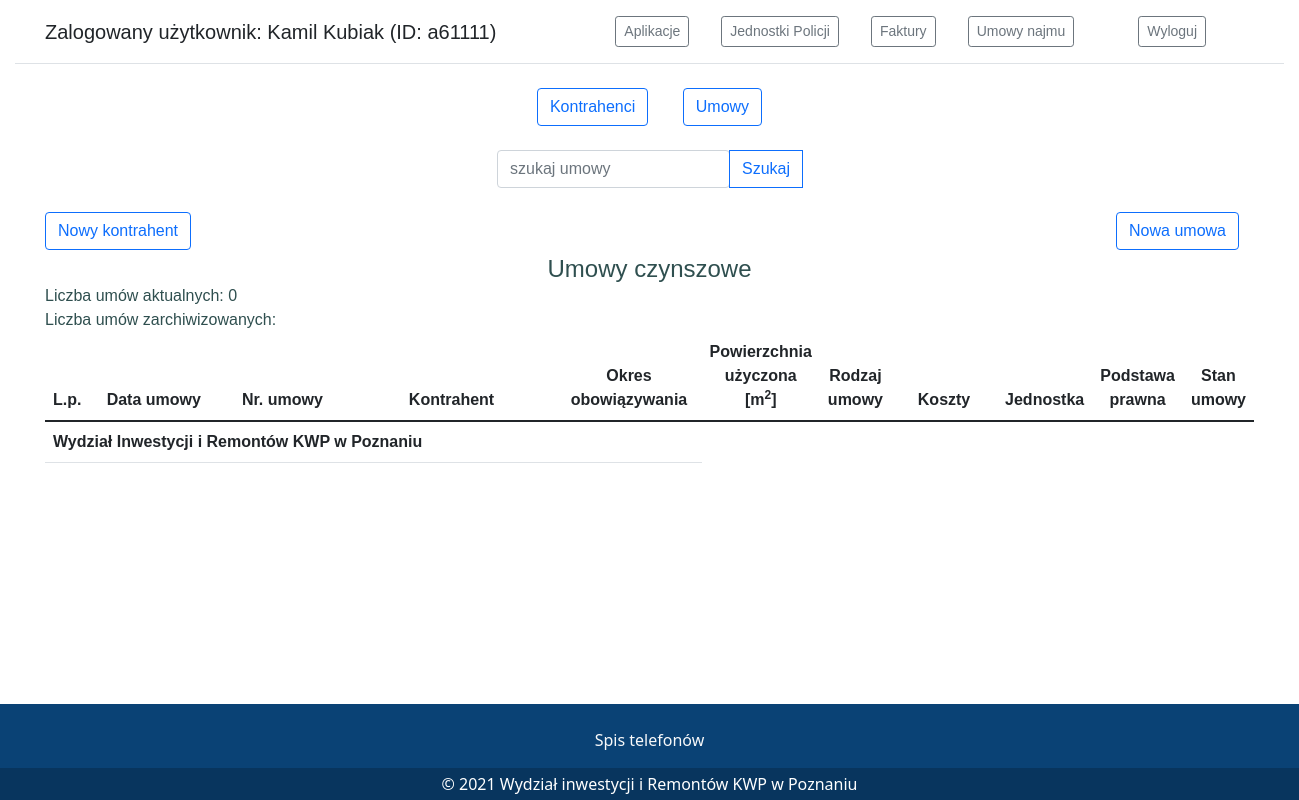
/contracts/ (signed in), run on an earlier commit of the app's database.
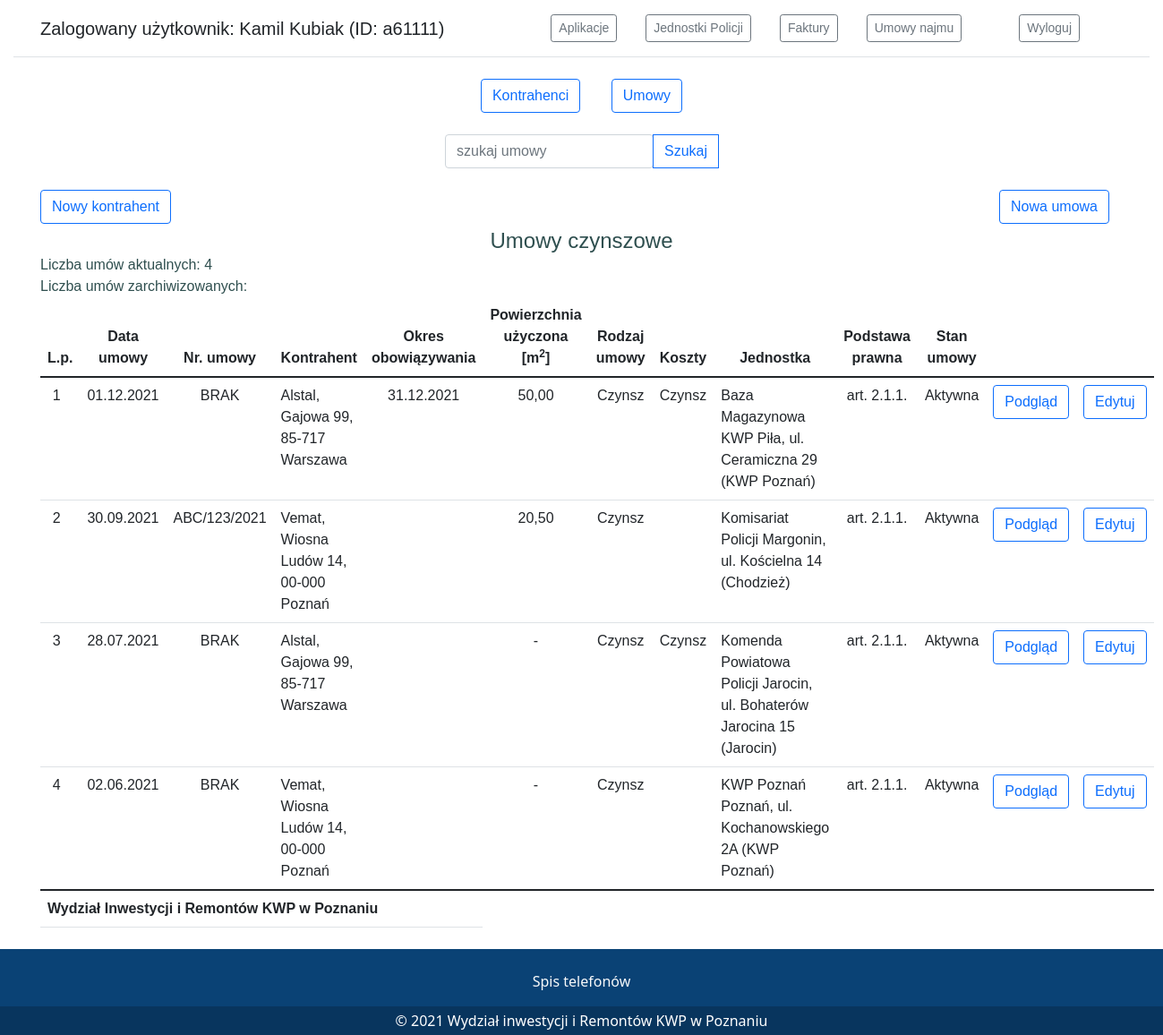
And on a later commit of the database.
### contracts/models.py (models this page shows, shortened)
class Contractimmovables(models.Model):
    class Meta:
        verbose_name = "Umowa nieruchomosci"
        verbose_name_plural = "Umowy nieruchomosci"
    data_umowy = models.DateField("Data umowy")
    nrumowy = models.CharField("Nr umowy", max_length=20, blank=True, default="BRAK")
    kontrahent = models.ForeignKey("contractors.Contractorsell", on_delete=models.CASCADE, verbose_name="Kontrahent")
    podstawa = models.ForeignKey("contracts.Podstawa", on_delete=models.CASCADE, blank=True,
                                 verbose_name="Podstawa prawna")
    okres_obowiazywania = models.DateField("Okres obowiązywania", null=True, blank=True)
    rodzaj = models.ForeignKey("contracts.Rodzaj", on_delete=models.CASCADE, verbose_name="Rodzaj umowy")
    pow_uzyczona = models.DecimalField("Powierzchnia użytkowa", max_digits=8, decimal_places=2, null=True, blank=True)
    koszt_czynsz = models.BooleanField("Czynsz")
    koszt_prad = models.BooleanField("Prąd")
    koszt_gaz = models.BooleanField("Gaz")
    koszt_woda = models.BooleanField("Woda")
    koszt_co = models.BooleanField("C.O.")
    koszt_smieci = models.BooleanField("Śmieci")
    koszt_podsmiec = models.BooleanField("Zagospodarowanie odpadami komunalnymi")
    koszt_podnier = models.BooleanField("Podatek od nieruchomości")
    unit = models.ForeignKey(Unit, on_delete=models.CASCADE, null=False, verbose_name="Jednostka")
    skan = models.FileField(upload_to='umowy_pdf', null=True, blank=True, verbose_name="Skan umowy")
    stan = models.ForeignKey(Stan, on_delete=models.CASCADE, blank=False, default=1)
    comments = models.TextField("Informacje", blank=True, default="")
    archives = models.BooleanField("Aktywna", null=False, default=1)
    create = models.DateTimeField("Data utworzenia", auto_now_add=True)
    change = models.DateTimeField("Zmiana", auto_now=True)
    autor = models.ForeignKey("auth.User", on_delete=models.CASCADE)

class Rodzaj(models.Model):
    class Meta:
        verbose_name = "Rodzaj umowy"
        verbose_name_plural = "Rodzaje umów"
    rodzaj = models.CharField(max_length=10)
    def __str__(self):
        return f'{self.rodzaj}'

class Podstawa(models.Model):
    class Meta:
        verbose_name = "Podstawa prawna"
        verbose_name_plural = "Podstawy prawne"
    podstawa = models.CharField(max_length=30, null=False)
    def __str__(self):
        return f'{self.podstawa}'

class Stan(models.Model):
    class Meta:
        verbose_name = "Stan umowy"
        verbose_name_plural = "Stany umów"
    stan = models.CharField(max_length=20)
    def __str__(self):
        return f'{self.stan}'

### contractors/models.py (models this page shows)
class Contractorsell(models.Model):
    class Meta:
        verbose_name = "Kontrahenci - sprzedaż"
        verbose_name_plural = "Kontrahenci - sprzedaż"
        ordering = ['nazwa']
    nocuntractor = models.CharField(max_length=10, null=False, unique=True)
    nazwa = models.CharField(max_length=30, null=True)
    nip = models.CharField("NIP", max_length=10, null=True, blank=True)
    adres = models.CharField(max_length=30, null=True)
    kod_pocztowy = models.CharField(max_length=6, null=True)
    miasto = models.CharField(max_length=20, null=True)
    informacje = models.TextField(null=True, blank=True, default="")
    data_utworzenia = models.DateTimeField(auto_now_add=True)
    autor = models.ForeignKey("auth.User", on_delete=models.CASCADE)
    def __str__(self):
        return f'{self.nazwa}, {self.adres}, {self.kod_pocztowy} {self.miasto}'

### units/models.py (models this page shows)
class Unit(models.Model):
    class Meta:
        verbose_name = "Jednostka"
        verbose_name_plural = "Jednostki"
    powiat = models.ForeignKey(Powiat, on_delete=models.CASCADE)
    rodzaj = models.ForeignKey(Rodzaj, on_delete=models.CASCADE)
    adres = models.CharField(max_length=30)
    kod_pocztowy = models.CharField(max_length=6)
    miasto = models.CharField(max_length=20)
    informacje = models.TextField(blank=True)
    aktywna = models.BooleanField("Aktywna", null=False, default=0)
    def __str__(self):
        return f'{self.informacje} {self.miasto}, {self.adres} ({self.powiat})'

class Powiat(models.Model):
    class Meta:
        verbose_name = "Powiat"
        verbose_name_plural = "Powiaty"
    swop_id = models.CharField(max_length=4)
    powiat = models.CharField(max_length=15, null=False)
    def __str__(self):
        return f'{self.powiat}'

### contracts/views.py (the view)
# urls.py: path('', menu_contractsimmovables, name='menu_contractsimmovables'),
@login_required
def menu_contractsimmovables(request):
    contracts = Contractimmovables.objects.all().order_by("-data_umowy")
    query = "Wyczyść"
    search = "Szukaj"
    contrsum = len(contracts)
    q = request.GET.get("q")
    if q:
        contracts = contracts.filter(kontrahent__nazwa__icontains=q)
        return render(request, 'contracts/contractlist.html',
                      {'contracts': contracts, "contrsum": contrsum, "query": query})
    else:
        return render(request, 'contracts/contractlist.html',
                      {'contracts': contracts, "contrsum": contrsum, "search": search})

### contracts/templates/contracts/contractlist.html (shortened to what this page needs)
{% extends 'basic_contracts.html' %}
{% load humanize %}
{% load static %}
{% block contracts %}
<section class="w-100 p-4 pb-4 d-flex justify-content-center align-items-center flex-column">
    <div>
        <form method="get">
            <div class="input-group">
                <input name="q" id="q" type="text" class="form-control rounded" placeholder="szukaj umowy" aria-label="Search" aria-describedby="search-addon">
                <button type="submit" class="btn btn-outline-primary">{{query}}{{search}}</button>
            </div>
        </form>
    </div>
</section>
<div class="row">
    <div class="col-md-6 moj-button-left"><a href="{%url 'contractors:new_contractorsell'%}"><button type="button" class="btn btn-outline-primary">Nowy kontrahent</button></a></div>
    <div class="col-md-6 moj-button-right"><a href="{%url 'contracts:new_contractsimmovables'%}"><button class="btn btn-outline-primary button-choise-contracts">Nowa umowa</button></a></div>
</div>
<div class="kontrahenci-title">
    <h4>Umowy czynszowe</h4>
    <p class="m-0"><span>Liczba umów aktualnych: {{contrsum}}</span></p>
    <p class="m-0"><span>Liczba umów zarchiwizowanych: </span></p>
</div>
<table class="table table-hover my-table">
    <thead>
    <tr class="my-table-tr">
        <th width="40" scope="col" class="text-center">L.p.</th>
        <th width="150" scope="col" class="text-center">Data umowy</th>
        <th width="150" scope="col" class="text-center">Nr. umowy</th>
        <th width="250" scope="col" class="text-center" >Kontrahent</th>
        <th width="150" scope="col" class="text-center">Okres obowiązywania</th>
        <th scope="col" class="text-center">Powierzchnia użyczona [m<sup>2</sup>]</th>
        <th scope="col" class="text-center">Rodzaj umowy</th>
        <th width="120" scope="col" class="text-center">Koszty</th>
        <th scope="col" class="text-center">Jednostka</th>
        <th scope="col" class="text-center">Podstawa prawna</th>
        <th scope="col" class="text-center">Stan umowy</th>
    </tr>
    </thead>
    <tbody>
    {%for contract in contracts %}
    <tr class="my-table-tr">
        <td class="text-center" scope="row"></td>
        <td class="text-center">{{contract.data_umowy|date:"d.m.Y"}}</td>
        <td class="text-center">{{contract.nrumowy|default_if_none:'---'}}</td>
        <td>{{contract.kontrahent}}</td>
        <td class="text-center">{{contract.okres_obowiazywania|date:"d.m.Y"| default_if_none:'-'}}</td>
        <td class="text-center">{{contract.pow_uzyczona|default_if_none:'-' |intcomma}}</td>
        <td class="text-center">{{contract.rodzaj}}</td>
        <td class="text-center">{%if contract.koszt_czynsz%} Czynsz {%endif%}</td>
        <td>{{contract.unit}}</td>
        <td class="text-center">{{contract.podstawa}}</td>
        <td class="text-center">{{contract.stan}}</td>
        <td>
            <a href=""><button type="submit" class="btn btn-outline-primary">Podgląd</button></a>
        </td>
        <td>
            <a href="{%url 'contracts:edit_contractsimmovables' contract.id %}"><button type="button" class="btn btn-outline-primary">Edytuj</button></a>
        </td>
    </tr>
    {%endfor%}
    </tbody>
    <tfoot>
    <tr>
        <th colspan="5">Wydział Inwestycji i Remontów KWP w Poznaniu</th>
    </tr>
    </tfoot>
</table>
{%endblock%}

### contracts/templates/basic_contracts.html (shortened to what this page needs)
{%extends 'base.html'%}
{%load static%}
{%block content%}
<div class="chose-contracts">
    <a id="button-kontrahenci" href="{%url 'contractors:contractorssell_list'%}" class="btn btn-outline-primary button-choise-contracts" ><span>Kontrahenci</span></a>
    <a id="button-nowa-umowa" href="{%url 'contracts:menu_contractsimmovables'%}"><button class="btn btn-outline-primary button-choise-contracts">Umowy</button></a>
</div>
{%block contracts%}
{%endblock%}
{%endblock%}

### main/templates/base.html (shortened to what this page needs)
{%load static%}
<!DOCTYPE html>
<html lang="pl">
<head>
    <link href="{%static 'main/bootstrap/css/bootstrap.css'%}" rel="stylesheet">
    <link href="{%static 'main/bootstrap/css/bootstrap.min.css'%}" rel="stylesheet">
    <link href="{%static 'main/bootstrap/css/bootstrap.rtl.css'%}" rel="stylesheet">
    <link href="{%static 'main/bootstrap/css/bootstrap.rtl.min.css'%}" rel="stylesheet">
    <link href="{%static 'main/bootstrap/css/bootstrap-grid.css'%}" rel="stylesheet">
    <link href="{%static 'main/bootstrap/css/bootstrap-grid.min.css'%}" rel="stylesheet">
    <link href="{%static 'main/bootstrap/css/bootstrap-grid.rtl.css'%}" rel="stylesheet">
    <link href="{%static 'main/bootstrap/css/bootstrap-grid.rtl.min.css'%}" rel="stylesheet">
    <link href="{%static 'main/bootstrap/css/bootstrap-reboot.css'%}" rel="stylesheet">
    <link href="{%static 'main/bootstrap/css/bootstrap-reboot.min.css'%}" rel="stylesheet">
    <link href="{%static 'main/bootstrap/css/bootstrap-reboot.rtl.css'%}" rel="stylesheet">
    <link href="{%static 'main/bootstrap/css/bootstrap-reboot.rtl.min.css'%}" rel="stylesheet">
    <link href="{%static 'main/bootstrap/css/bootstrap-utilities.css'%}" rel="stylesheet">
    <link href="{%static 'main/bootstrap/css/bootstrap-utilities.min.css'%}" rel="stylesheet">
    <link href="{%static 'main/bootstrap/css/bootstrap-utilities.rtl.css'%}" rel="stylesheet">
    <link href="{%static 'main/bootstrap/css/bootstrap-utilities.rtl.min.css'%}" rel="stylesheet">
    <link href="{%static 'main/css/style.css'%}" rel="stylesheet">
</head>
<body>
<header class="d-flex flex-wrap justify-content-center py-3 mb-4 border-bottom body">
    <a href="" class="d-flex align-items-center mb-3 mb-md-0 me-md-auto text-dark text-decoration-none margin-left-0"><span class="fs-5">Zalogowany użytkownik: {{user.first_name}} {{user.last_name}} (ID: {{user.username}}) </span></a>
        <ul class="nav nav-pills">
            <li class="nav-item"><a href="#" class="btn btn-sm btn-outline-secondary mx-3" aria-current="page"><span>Aplikacje</span></a></li>
            <li class="nav-item"><a href="{%url 'units:units_list'%}" class="btn btn-sm btn-outline-secondary mx-3" ><span>Jednostki Policji</span></a></li>
            <li class="nav-item"><a href="{%url 'invoices:menu_invoices'%}" class="btn btn-sm btn-outline-secondary mx-3" ><span>Faktury</span></a></li>
            <li class="nav-item"><a href="{%url 'contracts:menu_contractsimmovables'%}" class="btn btn-sm btn-outline-secondary mx-3"><span>Umowy najmu</span></a></li>
            <li class="nav-item"><a href="" class="btn btn-sm btn-outline-secondary mx-5"><span>Wyloguj</span></a></li>
      </ul>
    </header>
    <div class="containter footer body">
    {%block content%}
    {%endblock%}
</div>
<section class="fixed-bottom">
  <footer class="text-center text-white" style="background-color: #0a4275;">
    <div class="container p-4 pb-0">
      <section class="">
       <p class="d-flex justify-content-center align-items-center"><a class="text-decoration-none link-light" href="{%url 'main:telephone_list'%}" target="_blank"><span>Spis telefonów</span></a></p>
      </section>
    </div>
    <div class="text-center p-1" style="background-color: rgba(0, 0, 0, 0.2);">
        <span>© 2021 Wydział inwestycji i Remontów KWP w Poznaniu</span>
    </div>
  </footer>
</section>
</body>
</html>

### main/static/main/css/style.css (style rules this page uses)
.body { font-family: arial; margin: auto 15px; padding: 0 30px; color: #2F4F4F; }
.footer { margin-bottom: 120px; }
.margin-left-0 { margin-left: 0!important; }
.moj-button-left { text-align:left; }
.moj-button-right { text-align: right; }
.kontrahenci-title h4 { margin: 5px 0 0; text-align: center; }
.moj-button-right { text-align:right; }
.chose-contracts { text-align: center; }
.button-choise-contracts { margin: 0 15px; }
.my-table { counter-reset: rowNumber -1; }
.my-table-tr { counter-increment: rowNumber; }
.my-table-tr td:first-child::before { content: counter(rowNumber); min-width: 1em; margin-right: 0.5em; }

What changed in the data, as far as the page shows it:
added Contractimmovables: data_umowy "01.12.2021", nrumowy "BRAK", kontrahent "Alstal, Gajowa 99, 85-717 Warszawa", okres_obowiazywania "31.12.2021", pow_uzyczona "50,00", rodzaj "Czynsz", koszt_czynsz "Czynsz", unit "Baza Magazynowa KWP Piła, ul. Ceramiczna 29 (KWP Poznań)", podstawa "art. 2.1.1.", stan "Aktywna"
added Contractimmovables: data_umowy "30.09.2021", nrumowy "ABC/123/2021", kontrahent "Vemat, Wiosna Ludów 14, 00-000 Poznań", pow_uzyczona "20,50", rodzaj "Czynsz", unit "Komisariat Policji Margonin, ul. Kościelna 14 (Chodzież)", podstawa "art. 2.1.1.", stan "Aktywna"
added Contractimmovables: data_umowy "28.07.2021", nrumowy "BRAK", kontrahent "Alstal, Gajowa 99, 85-717 Warszawa", pow_uzyczona "-", rodzaj "Czynsz", koszt_czynsz "Czynsz", unit "Komenda Powiatowa Policji Jarocin, ul. Bohaterów Jarocina 15 (Jarocin)", podstawa "art. 2.1.1.", stan "Aktywna"
added Contractimmovables: data_umowy "02.06.2021", nrumowy "BRAK", kontrahent "Vemat, Wiosna Ludów 14, 00-000 Poznań", pow_uzyczona "-", rodzaj "Czynsz", unit "KWP Poznań Poznań, ul. Kochanowskiego 2A (KWP Poznań)", podstawa "art. 2.1.1.", stan "Aktywna"
Also different on the page:
{{ contrsum }}: "0" → "4"
